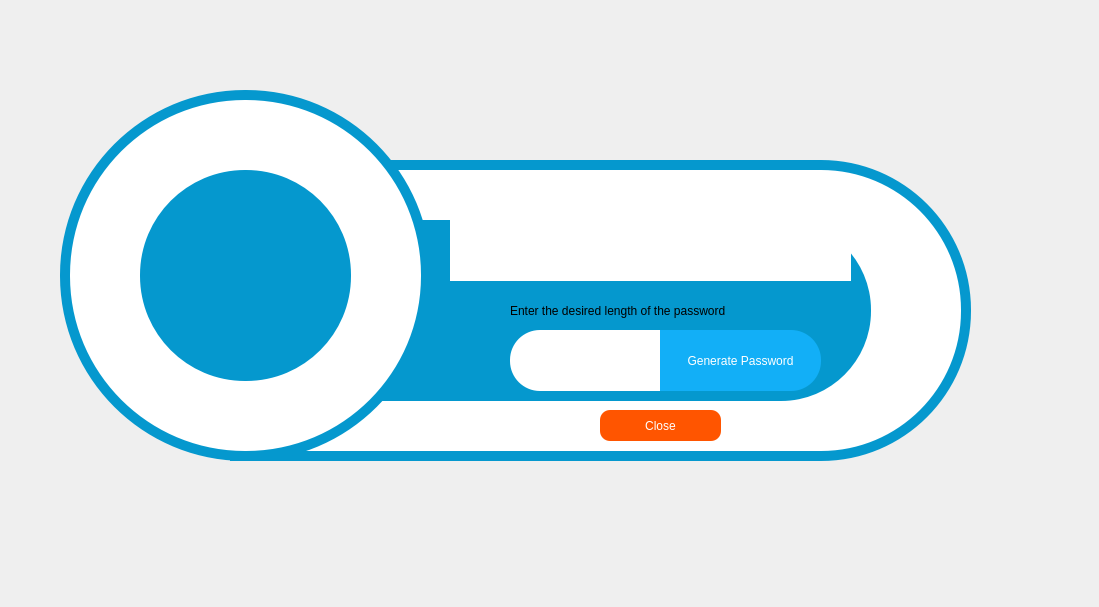
<?xml version="1.0" encoding="UTF-8"?>
<ui version="4.0">
 <class>Form</class>
 <widget class="QWidget" name="Form">
  <property name="geometry">
   <rect>
    <x>0</x>
    <y>0</y>
    <width>1099</width>
    <height>607</height>
   </rect>
  </property>
  <property name="windowTitle">
   <string>Form</string>
  </property>
  <property name="styleSheet">
   <string notr="true"/>
  </property>
  <widget class="QLabel" name="bg_white">
   <property name="geometry">
    <rect>
     <x>70</x>
     <y>100</y>
     <width>351</width>
     <height>351</height>
    </rect>
   </property>
   <property name="styleSheet">
    <string notr="true">background-color: rgb(255, 255, 255);
border-radius:175px;</string>
   </property>
   <property name="text">
    <string/>
   </property>
  </widget>
  <widget class="QLabel" name="bg_blue">
   <property name="geometry">
    <rect>
     <x>60</x>
     <y>90</y>
     <width>371</width>
     <height>371</height>
    </rect>
   </property>
   <property name="styleSheet">
    <string notr="true">background-color: rgb(5, 152, 206);
border-radius:185px;</string>
   </property>
   <property name="text">
    <string/>
   </property>
  </widget>
  <widget class="QLabel" name="ft_blue">
   <property name="geometry">
    <rect>
     <x>140</x>
     <y>170</y>
     <width>211</width>
     <height>211</height>
    </rect>
   </property>
   <property name="styleSheet">
    <string notr="true">background-color: rgb(5, 152, 206);
border-radius:105px;</string>
   </property>
   <property name="text">
    <string/>
   </property>
  </widget>
  <widget class="QLabel" name="image1">
   <property name="geometry">
    <rect>
     <x>80</x>
     <y>130</y>
     <width>331</width>
     <height>300</height>
    </rect>
   </property>
   <property name="text">
    <string/>
   </property>
  </widget>
  <widget class="QLabel" name="bg2">
   <property name="geometry">
    <rect>
     <x>230</x>
     <y>170</y>
     <width>731</width>
     <height>281</height>
    </rect>
   </property>
   <property name="styleSheet">
    <string notr="true">background-color: rgb(255, 255, 255);
border-top-right-radius:140px;
border-bottom-right-radius:140px;</string>
   </property>
   <property name="text">
    <string/>
   </property>
  </widget>
  <widget class="QLabel" name="bg_blue_big">
   <property name="geometry">
    <rect>
     <x>230</x>
     <y>160</y>
     <width>741</width>
     <height>301</height>
    </rect>
   </property>
   <property name="styleSheet">
    <string notr="true">background-color: rgb(255, 255, 255);
border-top-right-radius:150px;
border-bottom-right-radius:150px;
background-color: rgb(5, 152, 206);</string>
   </property>
   <property name="text">
    <string/>
   </property>
  </widget>
  <widget class="QLabel" name="bg_blue_big_2">
   <property name="geometry">
    <rect>
     <x>360</x>
     <y>220</y>
     <width>511</width>
     <height>181</height>
    </rect>
   </property>
   <property name="styleSheet">
    <string notr="true">background-color: rgb(255, 255, 255);
border-top-right-radius:90px;
border-bottom-right-radius:90px;
background-color: rgb(5, 152, 206);</string>
   </property>
   <property name="text">
    <string/>
   </property>
  </widget>
  <widget class="QTextEdit" name="textEdit">
   <property name="geometry">
    <rect>
     <x>450</x>
     <y>220</y>
     <width>401</width>
     <height>61</height>
    </rect>
   </property>
   <property name="styleSheet">
    <string notr="true">border-radius:10px;
font: 75 13pt &quot;MS Shell Dlg 2&quot;;</string>
   </property>
   <property name="readOnly">
    <bool>true</bool>
   </property>
   <property name="html">
    <string>&lt;!DOCTYPE HTML PUBLIC &quot;-//W3C//DTD HTML 4.0//EN&quot; &quot;http://www.w3.org/TR/REC-html40/strict.dtd&quot;&gt;
&lt;html&gt;&lt;head&gt;&lt;meta name=&quot;qrichtext&quot; content=&quot;1&quot; /&gt;&lt;style type=&quot;text/css&quot;&gt;
p, li { white-space: pre-wrap; }
&lt;/style&gt;&lt;/head&gt;&lt;body style=&quot; font-family:'MS Shell Dlg 2'; font-size:13pt; font-weight:72; font-style:normal;&quot;&gt;
&lt;p style=&quot;-qt-paragraph-type:empty; margin-top:0px; margin-bottom:0px; margin-left:0px; margin-right:0px; -qt-block-indent:0; text-indent:0px; font-size:10pt;&quot;&gt;&lt;br /&gt;&lt;/p&gt;&lt;/body&gt;&lt;/html&gt;</string>
   </property>
  </widget>
  <widget class="QLineEdit" name="lineEdit">
   <property name="geometry">
    <rect>
     <x>510</x>
     <y>330</y>
     <width>151</width>
     <height>61</height>
    </rect>
   </property>
   <property name="styleSheet">
    <string notr="true">font: 75 20pt &quot;MS Shell Dlg 2&quot;;
border-top-left-radius:30px;
border-bottom-left-radius:30px;</string>
   </property>
   <property name="text">
    <string/>
   </property>
   <property name="alignment">
    <set>Qt::AlignCenter</set>
   </property>
  </widget>
  <widget class="QPushButton" name="generateButton">
   <property name="geometry">
    <rect>
     <x>660</x>
     <y>330</y>
     <width>161</width>
     <height>61</height>
    </rect>
   </property>
   <property name="styleSheet">
    <string notr="true">font: 75 10pt &quot;MS Shell Dlg 2&quot;;
background-color: rgb(18, 175, 247);
color: rgb(255, 255, 255);
border-top-right-radius:30px;
border-bottom-right-radius:30px;</string>
   </property>
   <property name="text">
    <string>Generate Password</string>
   </property>
  </widget>
  <widget class="QLabel" name="label">
   <property name="geometry">
    <rect>
     <x>510</x>
     <y>300</y>
     <width>311</width>
     <height>21</height>
    </rect>
   </property>
   <property name="styleSheet">
    <string notr="true">font: 75 10pt &quot;MS Shell Dlg 2&quot;;</string>
   </property>
   <property name="text">
    <string>Enter the desired length of the password</string>
   </property>
  </widget>
  <widget class="QPushButton" name="close_btn">
   <property name="geometry">
    <rect>
     <x>600</x>
     <y>410</y>
     <width>121</width>
     <height>31</height>
    </rect>
   </property>
   <property name="styleSheet">
    <string notr="true">background-color: rgb(255, 85, 0);
border-radius:10px;
color: rgb(255, 255, 255);
font: 75 10pt &quot;MS Shell Dlg 2&quot;;
</string>
   </property>
   <property name="text">
    <string>Close</string>
   </property>
  </widget>
  <zorder>bg_blue_big</zorder>
  <zorder>bg2</zorder>
  <zorder>bg_blue_big_2</zorder>
  <zorder>bg_blue</zorder>
  <zorder>bg_white</zorder>
  <zorder>ft_blue</zorder>
  <zorder>image1</zorder>
  <zorder>textEdit</zorder>
  <zorder>lineEdit</zorder>
  <zorder>generateButton</zorder>
  <zorder>label</zorder>
  <zorder>close_btn</zorder>
 </widget>
 <resources/>
 <connections/>
</ui>
